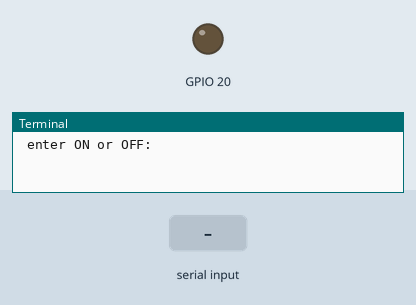
Simulated run of this program. Board: Raspberry Pi (BCM pin numbers). On the bench: output pins drawn as LEDs (lit = HIGH), the last lines printed to the terminal. The inputs (shaded band) are chosen by the test bench.

Above: at 1.2 s.
1.3 s: "on" typed at the terminal, then Enter
At 1.9 s:
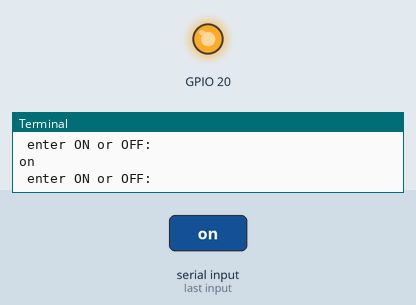
4.3 s: "1" typed at the terminal, then Enter
At 5.4 s:
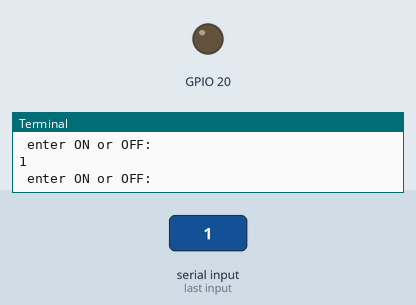
Timing chart, 0 to 7.3 s (numbered marks = the images above; inputs shaded):
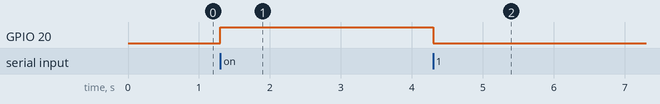

Measured:
- after the input at 1.3 s, GPIO 20: LOW → HIGH at once
- after the input at 4.3 s, GPIO 20: HIGH → LOW at once

The program:

ledBlink5.py
```python
from time import sleep
import os
import RPi.GPIO as GPIO

GPIO.setwarnings(False)
GPIO.setmode(GPIO.BCM)
GPIO.setup(20,GPIO.OUT)

while True:
    x=input(" enter ON or OFF: ")
    if x == "on" or x == "ON":
        GPIO.output(20,GPIO.HIGH)
    else:
        GPIO.output(20,GPIO.LOW)
```
